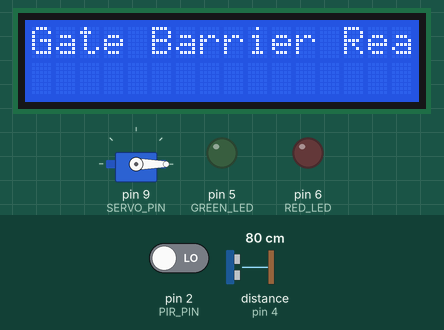
This sketch was run on a simulated Arduino Uno, built with avr-gcc and run on an emulated ATmega328P. Parts: servo, 16×2 character LCD, output pins drawn as LEDs (lit = HIGH). Wiring (inferred from the names in the program): ultrasonic range finder: trigger pin 3; echo pin 4. The test bench sets the inputs (shaded band); at power-on: pin 2 (PIR_PIN) LOW, distance to the obstacle (sensor on pin 4) 80 cm. The echo pulse lasts 58.3 µs per cm; pins used as bus, display or sensor lines are not drawn; what the sketch prints to the serial monitor is not drawn.

Above: at 1.2 s.
1.3 s: pin 2 (PIR_PIN) driven HIGH
At 1.89 s:
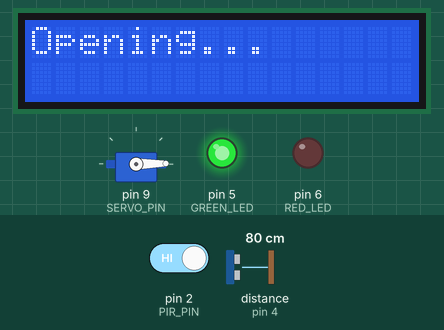
5.4 s: distance to the obstacle (sensor on pin 4) set to 18 cm
At 7.1 s:
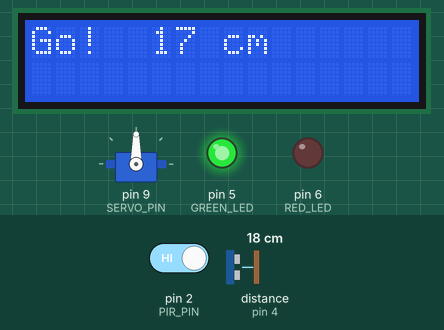
7.4 s: distance to the obstacle (sensor on pin 4) set to 60 cm
At 9.39 s:
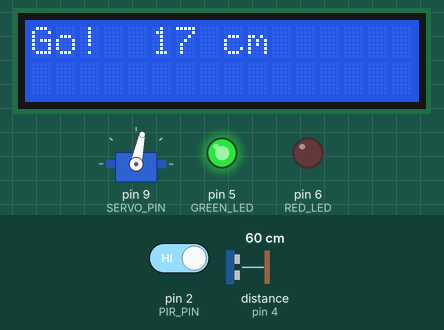
12.9 s: pin 2 (PIR_PIN) driven LOW
At 13.9 s:
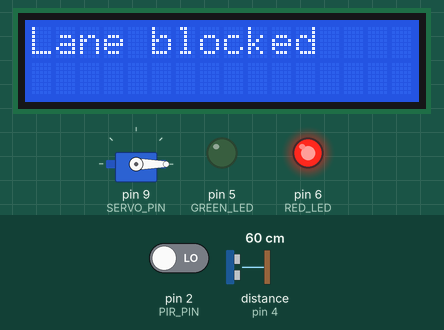
Timing chart, 0 to 15.9 s (numbered marks = the images above; inputs shaded):
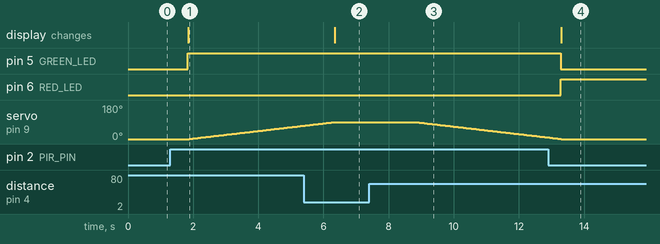

The sketch:

gate_barrier_system.ino
```cpp
#include <Servo.h>
#include <Wire.h>
#include <LiquidCrystal_I2C.h>

/* ============================================================
 * gate_barrier_system.ino  --  PRODUCTION VERSION (post-QA)
 * Automatic Gate Barrier Control System
 * Raviraj Sonar | PRN 202301070167 | MIT AOE
 *
 * All five GitHub issues (#1-#5) resolved:
 *   #1 millis() non-blocking scheduler replaces delay(200)
 *   #2 5 cm hysteresis band on lane-clear decisions
 *   #3 10-sample PIR confirmation window
 *   #4 30 ms pulseIn timeout + 999 cm "lane clear" fallback
 *   #5 LCD backlight auto power-save after 10 s idle
 * ============================================================ */

Servo barrierServo;
LiquidCrystal_I2C lcd(0x27, 16, 2);

const int PIR_PIN   = 2;
const int TRIG_PIN  = 3;
const int ECHO_PIN  = 4;
const int GREEN_LED = 5;
const int RED_LED   = 6;
const int SERVO_PIN = 9;

const int ANGLE_CLOSED      = 0;
const int ANGLE_OPEN        = 90;
const int CLEAR_DISTANCE_CM = 30;   // clearance threshold
const int DIST_HYST_CM      = 5;    // #2 hysteresis band
const int PIR_SETTLE_SAMPLE = 10;   // #3 consecutive HIGH samples

const unsigned long SENSOR_TICK_MS  = 50;   // #1 non-blocking tick
const unsigned long SERVO_SWEEP_MS  = 15;   // #1 servo stepping pace
const unsigned long GUARD_DOWN_MS   = 2500; // arm-up hold before closing
const unsigned long LCD_IDLE_MS     = 10000; // #5 backlight power-save

enum BarrierState { IDLE, VEHICLE_DETECTED, BARRIER_OPEN, BARRIER_CLOSING };
BarrierState state = IDLE;

int confirmedSamples        = 0;   // #3 debounce counter
unsigned long lastSensorTick = 0;
unsigned long lastServoStep  = 0;
unsigned long guardTimerStart = 0;
unsigned long lastActivityMs  = 0;  // #5 backlight tracking
bool backlightToggled = true;       // #5 current backlight state

bool lcdBacklightIsOn() {
  // LiquidCrystal_I2C library does not expose backlight state;
  // track it in a variable to keep decisions cheap.
  return backlightToggled;
}

int readDistanceCm() {
  digitalWrite(TRIG_PIN, LOW);  delayMicroseconds(4);
  digitalWrite(TRIG_PIN, HIGH); delayMicroseconds(10);
  digitalWrite(TRIG_PIN, LOW);
  // #4: explicit timeout so a missing echo can never hang loop()
  unsigned long echo = pulseIn(ECHO_PIN, HIGH, 30000UL);
  return echo == 0 ? 999 : (int)(echo / 58);
}

void moveServoToward(int target) {
  if (millis() - lastServoStep >= SERVO_SWEEP_MS) {
    lastServoStep = millis();
    int cur = barrierServo.read();
    if (cur < target) barrierServo.write(min(cur + 1, target));
    else if (cur > target) barrierServo.write(max(cur - 1, target));
  }
}

void setup() {
  pinMode(PIR_PIN, INPUT);
  pinMode(TRIG_PIN, OUTPUT);
  pinMode(ECHO_PIN, INPUT);
  pinMode(GREEN_LED, OUTPUT);
  pinMode(RED_LED, OUTPUT);

  barrierServo.attach(SERVO_PIN);
  barrierServo.write(ANGLE_CLOSED);

  lcd.init();
  lcd.backlight();
  backlightToggled = true;
  lcd.print("Gate Barrier Ready");

  Serial.begin(9600);
}

void loop() {
  unsigned long now = millis();

  // #5: backlight auto power-save after 10 s of no activity
  bool blIsOn = lcdBacklightIsOn();
  if (now - lastActivityMs >= LCD_IDLE_MS && blIsOn) {
    lcd.noBacklight();
    backlightToggled = false;
  }
  if (state != IDLE || confirmedSamples > 0) {
    if (!blIsOn) { lcd.backlight(); backlightToggled = true; }
    lastActivityMs = now;
  }

  // #1: non-blocking sensor tick replaces delay(200)
  if (now - lastSensorTick < SENSOR_TICK_MS) return;
  lastSensorTick = now;

  int pir = digitalRead(PIR_PIN);
  int distanceCm = readDistanceCm();

  switch (state) {
    case IDLE:
      // #3: require 10 consecutive HIGH samples - stray pulses reset
      if (pir == HIGH) {
        confirmedSamples++;
        if (confirmedSamples < PIR_SETTLE_SAMPLE) break;
        confirmedSamples = 0;
        state = VEHICLE_DETECTED;
      } else {
        confirmedSamples = 0;
      }
      break;

    case VEHICLE_DETECTED:                     // open barrier
      digitalWrite(GREEN_LED, HIGH);
      digitalWrite(RED_LED, LOW);
      lcd.clear();
      lcd.print("Opening...");
      state = BARRIER_OPEN;
      break;

    case BARRIER_OPEN:
      moveServoToward(ANGLE_OPEN);
      if (barrierServo.read() >= ANGLE_OPEN) {
        guardTimerStart = millis();
        lcd.clear();
        lcd.print("Go!  ");
        lcd.print(distanceCm);
        lcd.print(" cm");
        state = BARRIER_CLOSING;
      }
      break;

    case BARRIER_CLOSING:
      // #2: close only after guard time AND lane clear beyond
      // CLEAR_DISTANCE_CM + DIST_HYST_CM -> no open/close stutter
      if (millis() - guardTimerStart >= GUARD_DOWN_MS &&
          distanceCm > CLEAR_DISTANCE_CM + DIST_HYST_CM) {
        moveServoToward(ANGLE_CLOSED);
        if (barrierServo.read() <= ANGLE_CLOSED) {
          digitalWrite(GREEN_LED, LOW);
          digitalWrite(RED_LED, HIGH);
          lcd.clear();
          lcd.print("Lane blocked");
          state = IDLE;
        }
      }
      break;
  }

  Serial.print("State: ");
  Serial.print(state);
  Serial.print(" | Dist: ");
  Serial.print(distanceCm);
  Serial.print(" cm | PIR samples: ");
  Serial.println(confirmedSamples);
}
```

Measured:
- after the input at 1.3 s, pin 5 (GREEN_LED): LOW → HIGH after 0.54 s; servo on pin 9 (SERVO_PIN): moves from 0° to 71° over 3.5 s, starting after 0.59 s; the display: changes after 0.55 s (image 1)
- after the input at 5.4 s, the display: changes after 0.95 s (image 2)
- after the input at 7.4 s, servo on pin 9 (SERVO_PIN): moves from 90° to 8° over 4.1 s, starting after 1.4 s
- after the input at 12.9 s, pin 5 (GREEN_LED): goes on until 13.3 s, then stays LOW; pin 6 (RED_LED): goes on until 13.3 s, then stays HIGH; servo on pin 9 (SERVO_PIN): goes on until 13.3 s, then stays 0°
